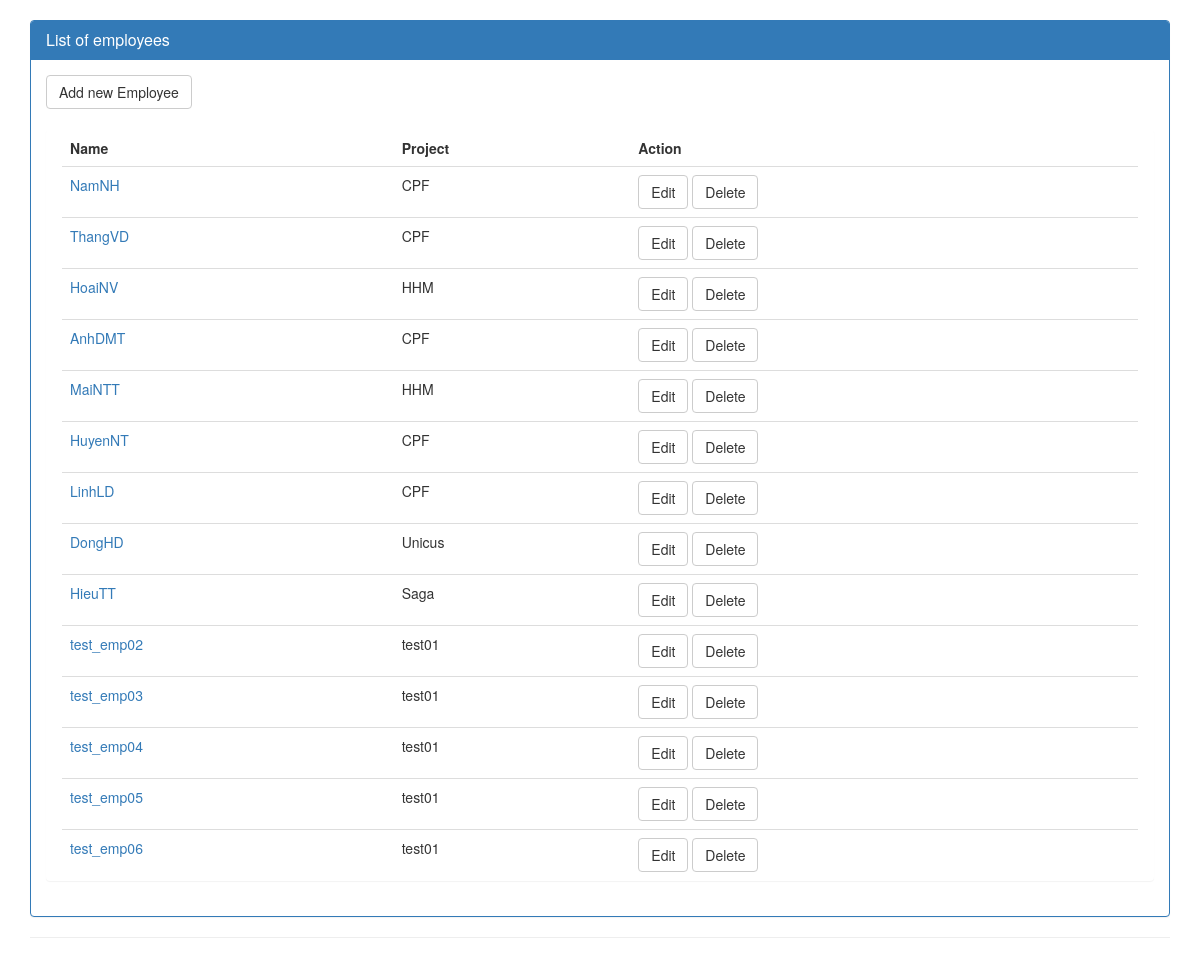
Screenshot of /projects/all_employee/ with the database file from the repository.
### projects_management/models.py (models this page shows, shortened)
@python_2_unicode_compatible  # only if you need to support Python 2
class Employee(models.Model):
    id = models.AutoField(primary_key=True)
    emp_name = models.CharField(max_length=50)
    project = models.ForeignKey(Project, on_delete=models.CASCADE)

@python_2_unicode_compatible  # only if you need to support Python 2
class Project(models.Model):
    id = models.AutoField(primary_key=True)
    project_name = models.CharField(max_length=50)
    def __str__(self):
        return self.project_name

### projects_management/views.py (the view)
def all_employee(request):
    employee_list = Employee.objects.order_by('id')
    context = {
        'employee_list': employee_list,
    }
    return render(request, 'projects_management/all_emp.html', context)

### projects_management/templates/projects_management/all_emp.html (shortened to what this page needs)
{% extends 'projects_management/base.html' %}
{% block body_block %}
    <br/>
    <div class="panel panel-primary">
        <div class="panel-heading">
            <h3 class="panel-title">List of employees</h3>
        </div>
        <div class="panel-body">
            <a class="btn btn-default" href="{% url 'new_employee' %}" role="button">Add new Employee</a>
            <br/><br/>
            <div class="container-fluid panel">
                {% if employee_list %}
                    <table class="table table-hover">
                        <th>Name</th>
                        <th>Project</th>
                        <th>Action</th>
                        {% for employee in employee_list %}
                            <tr>
                                <td><a href="{% url 'employee_detail' employee.id %}">{{ employee.emp_name }}</a></td>
                                <td>{{ employee.project }}</td>
                                <td><a class="btn btn-default" href="{% url 'employee_detail' employee.id %}">Edit</a>&nbsp;<a class="btn btn-default" href="javascript: if(confirm('Are you sure to delete employee {{ employee.emp_name }}?')) location.href='{% url "delete_employee" employee.id %}'">Delete</a></td>
                            </tr>
                        {% endfor %}
                    </table>
                {% else %}
                    <p>No employee are available.</p>
                {% endif %}
            </div>
        </div>
    </div>
    <hr/>
{% endblock %}

### projects_management/templates/projects_management/base.html (shortened to what this page needs)
<!DOCTYPE html>
<html>
    <head lang="en">
        {% load staticfiles %}
        {% load bootstrap3 %}
        {% bootstrap_css %}
    </head>
    <body>
        <div class="container">
            {% block body_block %}This is body_block's default content.{% endblock %}
        </div>
    </body>
</html>

### rows the page displays
Employee: emp_name "NamNH", project "CPF"
Employee: emp_name "ThangVD", project "CPF"
Employee: emp_name "HoaiNV", project "HHM"
Employee: emp_name "AnhDMT", project "CPF"
Employee: emp_name "MaiNTT", project "HHM"
Employee: emp_name "HuyenNT", project "CPF"
Employee: emp_name "LinhLD", project "CPF"
Employee: emp_name "DongHD", project "Unicus"
Employee: emp_name "HieuTT", project "Saga"
Employee: emp_name "test_emp02", project "test01"
Employee: emp_name "test_emp03", project "test01"
Employee: emp_name "test_emp04", project "test01"
Employee: emp_name "test_emp05", project "test01"
Employee: emp_name "test_emp06", project "test01"
